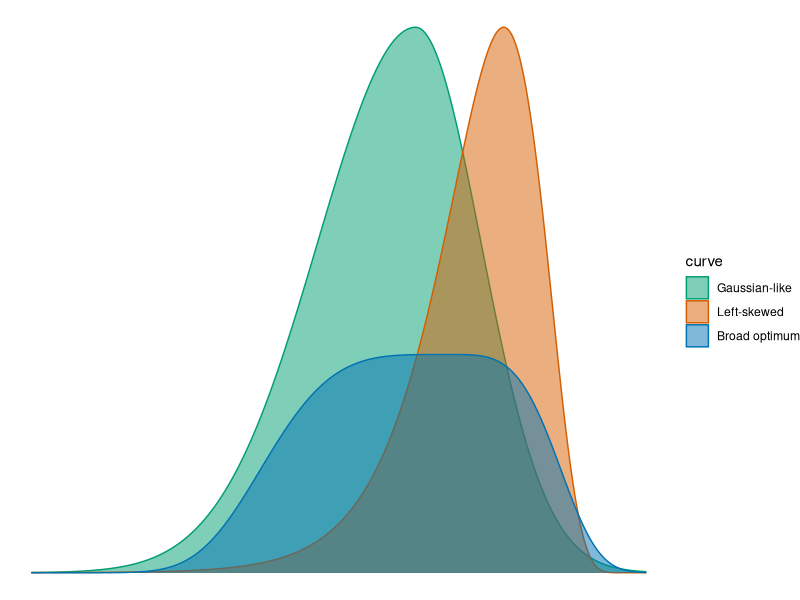
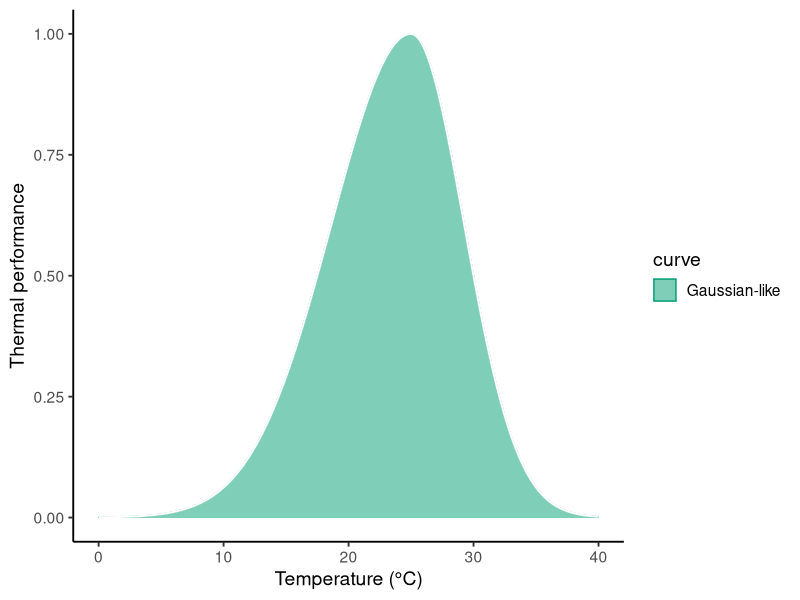
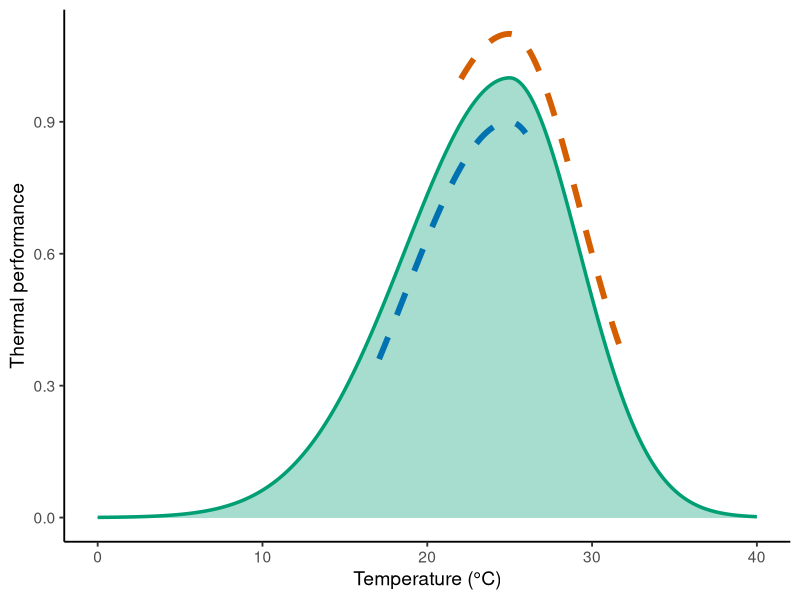
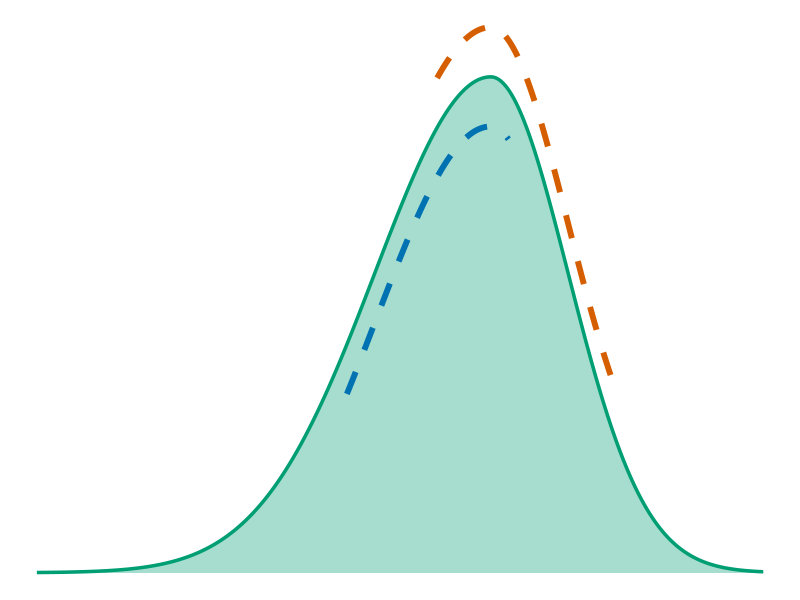

Source code (R) for these figures, in order:

rm(list = ls())

library(tidyverse)


temp <- seq(0, 40, length.out = 500)

# Broad thermal optimum with left skew
broad <- ifelse(
  temp <= 27,
  exp(-((temp - 27)/13)^4),  
  exp(-((temp - 27)/8)^4)
)

broad <- broad / max(broad)
broad <- broad * 0.4


# Slightly left-skewed Gaussian-like curve
normal <- ifelse(
  temp <= 25,
  exp(-((temp - 25)/9)^2),
  exp(-((temp - 25)/6)^2)
)

normal <- normal / max(normal)


# Strongly left-skewed curve
left <- dlnorm(40 - temp, meanlog = 2.35, sdlog = 0.35)
left <- left / max(left)


df <- bind_rows(
  tibble(temp, performance = broad, curve = "Broad optimum"),
  tibble(temp, performance = normal, curve = "Gaussian-like"),
  tibble(temp, performance = left, curve = "Left-skewed"))


df <- df %>%
  mutate(curve = factor(curve,
                        levels = c("Gaussian-like", "Left-skewed", "Broad optimum"))) %>%
  arrange(curve)

ggplot(df, aes(temp, performance, fill = curve, colour = curve)) +
  geom_area(alpha = 0.5, position = "identity") +
  geom_line(linewidth = 0.7, color = "NA") +
  scale_fill_manual(values = c(
    "Broad optimum" = "#0072B2",    # vermillion/orange-red
    "Left-skewed" =  "#D55E00",      # green
    "Gaussian-like" = "#009E73"    
  )) +
  scale_colour_manual(values = c(
    "Broad optimum" = "#0072B2",    # vermillion/orange-red
    "Left-skewed" =  "#D55E00",      # green
    "Gaussian-like" = "#009E73" 
  )) +
  theme_void()



ggplot(df %>% filter(curve == "Gaussian-like"), aes(temp, performance, fill = curve, colour = curve)) +
  geom_area(alpha = 0.5, position = "identity") +
  geom_line(linewidth = 0.7, color = "white") +
  scale_fill_manual(values = c(
    "Gaussian-like" = "#009E73"    
  )) +
  scale_colour_manual(values = c(
    "Gaussian-like" = "#009E73" 
  )) +
  theme_classic(base_size = 14) +
  labs(
    x = "Temperature (°C)",
    y = "Thermal performance")
####################################################################################

# Extract Gaussian-like curve
gaussian_df <- tibble(
  temp = temp,
  performance = normal
)

# Create modified segments
cool_segment <- gaussian_df %>%
  filter(temp >= 17, temp <= 26) %>%
  mutate(
    performance = performance - 0.1,
    curve = "Cool segment (-0.1)"
  )

warm_segment <- gaussian_df %>%
  filter(temp >= 22, temp <= 32) %>%
  mutate(
    performance = performance + 0.1,
    curve = "Warm segment (+0.1)"
  )

# Original curve
original <- gaussian_df %>%
  mutate(curve = "Gaussian-like")

# Combine
three_lines <- bind_rows(
  original,
  cool_segment,
  warm_segment)



ggplot() +
  geom_area(
    data = original,
    aes(temp, performance),
    fill = "#009E73",
    alpha = 0.35
  ) +
  # Original Gaussian-like outline
  geom_line(
    data = original,
    aes(temp, performance),
    colour = "#009E73",
    linewidth = 1.2
  ) +
  # Cool segment shifted downward
  geom_line(
    data = cool_segment,
    aes(temp, performance),
    colour = "#0072B2",
    linewidth = 2,
    linetype = 2
  ) +
  # Warm segment shifted upward
  geom_line(
    data = warm_segment,
    aes(temp, performance),
    colour = "#D55E00",
    linewidth = 2,
    linetype = 2
  ) +
  theme_classic(base_size = 14) +
  labs(
    x = "Temperature (°C)",
    y = "Thermal performance")

ggplot() +
  geom_area(
    data = original,
    aes(temp, performance),
    fill = "#009E73",
    alpha = 0.35
  ) +
  geom_line(
    data = original,
    aes(temp, performance),
    colour = "#009E73",
    linewidth = 1.2
  ) +
  geom_line(
    data = cool_segment,
    aes(temp, performance),
    colour = "#0072B2",
    linewidth = 2,
    linetype = 2
  ) +
  geom_line(
    data = warm_segment,
    aes(temp, performance),
    colour = "#D55E00",
    linewidth = 2,
    linetype = 2
  ) +
  theme_void()
